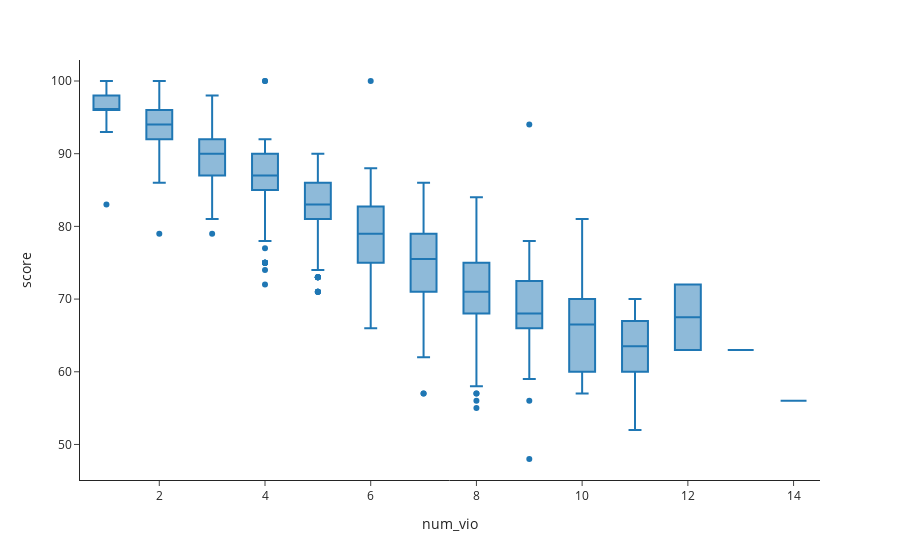

Notebook source saved alongside this figure:
### Code cell
px.box(ins_and_num_vios, x="num_vio", y="score")

### Figure 1 — Plotly figure (JSON) as saved in the notebook; plotly's stock layout.template omitted (floating-point values rounded to 4 significant figures; data arrays with more than 128 entries replaced by an {"elided": "..."} marker saying what was removed)
{"data": [{"alignmentgroup": "True", "hovertemplate": "num_vio=%{x}<br>score=%{y}<extra></extra>", "legendgroup": "", "marker": {"color": "#1F77B4"}, "name": "", "notched": false, "offsetgroup": "", "orientation": "v", "showlegend": false, "type": "box", "x": {"elided": "5443 float values"}, "x0": " ", "xaxis": "x", "y": {"elided": "5443 int values"}, "y0": " ", "yaxis": "y"}], "layout": {"boxmode": "group", "legend": {"tracegroupgap": 0}, "margin": {"t": 60}, "xaxis": {"anchor": "y", "domain": [0, 1], "title": {"text": "num_vio"}}, "yaxis": {"anchor": "x", "domain": [0, 1], "title": {"text": "score"}}}}
